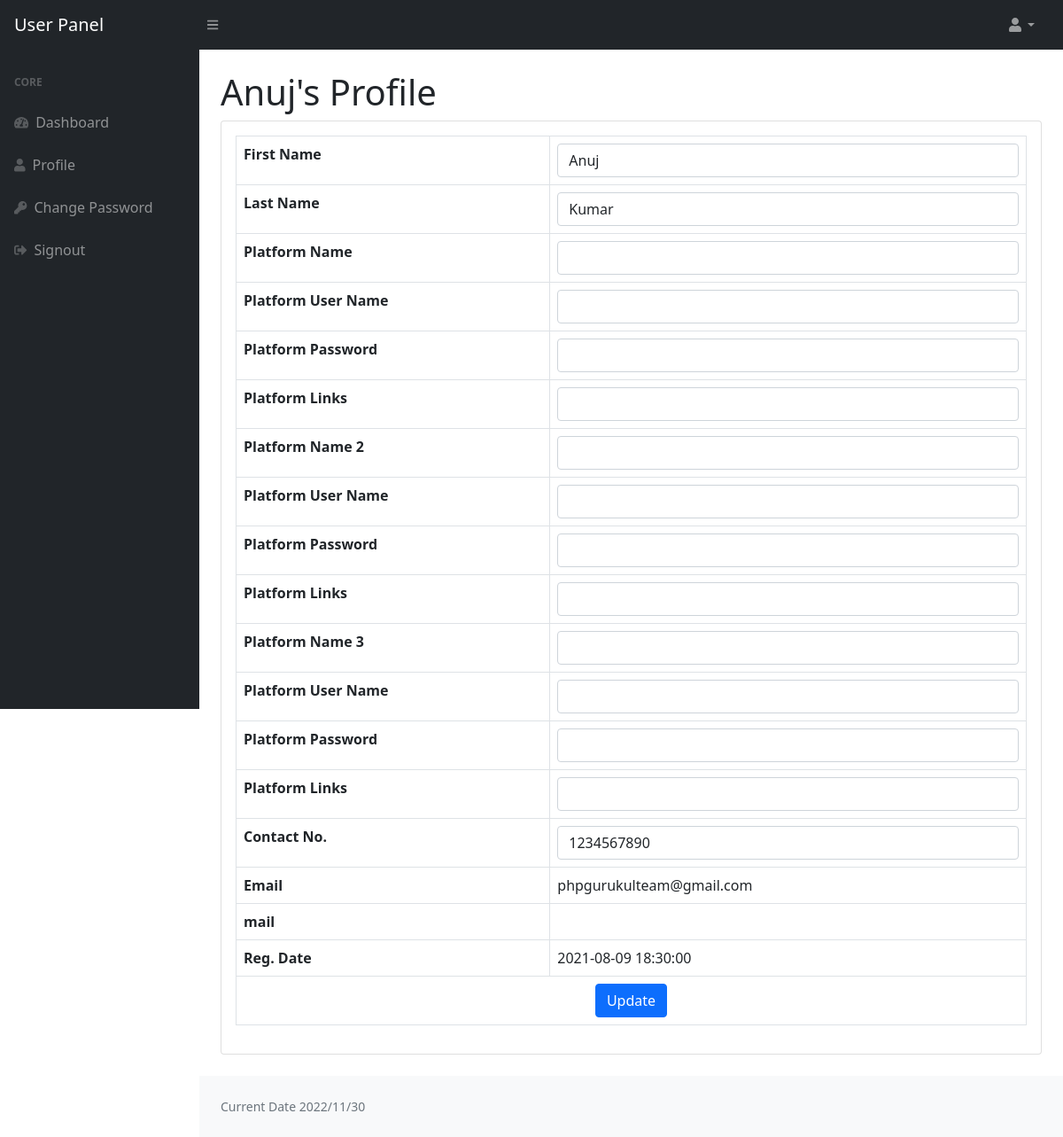
Page /loginsystem/edit-profile.php (signed in) on the committed database.
### tables this page shows
CREATE TABLE `users` (
  `id` int(11) NOT NULL,
  `fname` varchar(255) DEFAULT NULL,
  `lname` varchar(255) DEFAULT NULL,
  `pname` varchar(10) NOT NULL,
  `puname` varchar(50) NOT NULL,
  `ppassword` varchar(10) NOT NULL,
  `plink` varchar(255) NOT NULL,
  `pname2` varchar(50) NOT NULL,
  `puname2` varchar(50) NOT NULL,
  `ppassword2` varchar(50) NOT NULL,
  `plink2` varchar(255) NOT NULL,
  `pname3` varchar(50) NOT NULL,
  `puname3` varchar(50) NOT NULL,
  `ppassword3` varchar(50) NOT NULL,
  `plink3` varchar(50) NOT NULL,
  `email` varchar(255) DEFAULT NULL,
  `mail` varchar(50) NOT NULL,
  `password` varchar(300) DEFAULT NULL,
  `contactno` varchar(11) DEFAULT NULL,
  `posting_date` timestamp NOT NULL DEFAULT current_timestamp()
);

### loginsystem/edit-profile.php (the view, shortened to what this page needs)
<?php session_start();
include_once('includes/config.php');
if (strlen($_SESSION['id']==0)) {
  header('location:logout.php');
  } else{
?>
<!DOCTYPE html>
<html lang="en">
    <head>
        <link href="https://cdn.jsdelivr.net/npm/simple-datatables@latest/dist/style.css" rel="stylesheet" />
        <link href="css/styles.css" rel="stylesheet" />
    </head>
    <body class="sb-nav-fixed">
      <?php include_once('includes/navbar.php');?>
        <div id="layoutSidenav">
          <?php include_once('includes/sidebar.php');?>
            <div id="layoutSidenav_content">
                <main>
                    <div class="container-fluid px-4">
<?php
$userid=$_SESSION['id'];
$query=mysqli_query($con,"select * from users where id='$userid'");
while($result=mysqli_fetch_array($query))
{?>
                        <h1 class="mt-4"><?php echo $result['fname'];?>'s Profile</h1>
                        <div class="card mb-4">
                     <form method="post">
                            <div class="card-body">
                                <table class="table table-bordered">
                                   <tr>
                                    <th>First Name</th>
                                       <td><input class="form-control" id="fname" name="fname" type="text" value="<?php echo $result['fname'];?>" required /></td>
                                   </tr>
                                   <tr>
                                       <th>Last Name</th>
                                       <td><input class="form-control" id="lname" name="lname" type="text" value="<?php echo $result['lname'];?>"  required /></td>
                                   </tr>
                                   <tr>
                                       <th>Platform Name</th>
                                       <td><input class="form-control" id="pname" name="pname" type="text" value="<?php echo $result['pname'];?>"  required /></td>
                                   </tr>
                                   <tr>
                                       <th>Platform User Name</th>
                                       <td><input class="form-control" id="puname" name="puname" type="text" value="<?php echo $result['puname'];?>"  required /></td>
                                   </tr>
                                   <tr>
                                       <th>Platform Password</th>
                                       <td><input class="form-control" id="ppassword" name="ppassword" type="text" value="<?php echo $result['ppassword'];?>"  required /></td>
                                   </tr>
                                   <tr>
                                       <th>Platform Links</th>
                                       <td><input class="form-control" id="plink" name="plink" type="text" value="<?php echo $result['plink'];?>"  required /></td>
                                   </tr>
                                   <tr>
                                       <th>Platform Name 2</th>
                                       <td><input class="form-control" id="pname2" name="pname2" type="text" value="<?php echo $result['pname2'];?>"  required /></td>
                                   </tr>
                                   <tr>
                                       <th>Platform User Name</th>
                                       <td><input class="form-control" id="puname2" name="puname2" type="text" value="<?php echo $result['puname2'];?>"  required /></td>
                                   </tr>
                                   <tr>
                                       <th>Platform Password</th>
                                       <td><input class="form-control" id="ppassword2" name="ppassword2" type="text" value="<?php echo $result['ppassword2'];?>"  required /></td>
                                   </tr>
                                   <tr>
                                       <th>Platform Links</th>
                                       <td><input class="form-control" id="plink2" name="plink2" type="text" value="<?php echo $result['plink2'];?>"  required /></td>
                                   </tr>
                                   <tr>
                                       <th>Platform Name 3</th>
                                       <td><input class="form-control" id="pname3" name="pname3" type="text" value="<?php echo $result['pname3'];?>"  required /></td>
                                   </tr>
                                   <tr>
                                       <th>Platform User Name</th>
                                       <td><input class="form-control" id="puname3" name="puname3" type="text" value="<?php echo $result['puname3'];?>"  required /></td>
                                   </tr>
                                   <tr>
                                       <th>Platform Password</th>
                                       <td><input class="form-control" id="ppassword3" name="ppassword3" type="text" value="<?php echo $result['ppassword3'];?>"  required /></td>
                                   </tr>
                                   <tr>
                                       <th>Platform Links</th>
                                       <td><input class="form-control" id="plink3" name="plink3" type="text" value="<?php echo $result['plink3'];?>"  required /></td>
                                   </tr>
                                         <tr>
                                       <th>Contact No.</th>
                                       <td colspan="3"><input class="form-control" id="contact" name="contact" type="text" value="<?php echo $result['contactno'];?>"  pattern="[0-9]{10}" title="10 numeric characters only"  maxlength="10" required /></td>
                                   </tr>
                                   <tr>
                                       <th>Email</th>
                                       <td colspan="3"><?php echo $result['email'];?></td>
                                   </tr>
                               <tr>
                                       <th>mail</th>
                                       <td colspan="3"><?php echo $result['mail'];?></td>
                                   </tr>
                                        <tr>
                                       <th>Reg. Date</th>
                                       <td colspan="3"><?php echo $result['posting_date'];?></td>
                                   </tr>
                                   <tr>
                                       <td colspan="4" style="text-align:center ;"><button type="submit" class="btn btn-primary btn-block" name="update">Update</button></td>
                                   </tr>
                                </table>
                            </div>
                            </form>
                        </div>
<?php } ?>
                    </div>
                </main>
          <?php include('includes/footer.php');?>
            </div>
        </div>
    </body>
</html>
<?php } ?>

### rows in the picture
users: fname "Anuj", lname "Kumar", contact "1234567890", email "phpgurukulteam@gmail.com", posting_date "2021-08-09 18:30:00"
